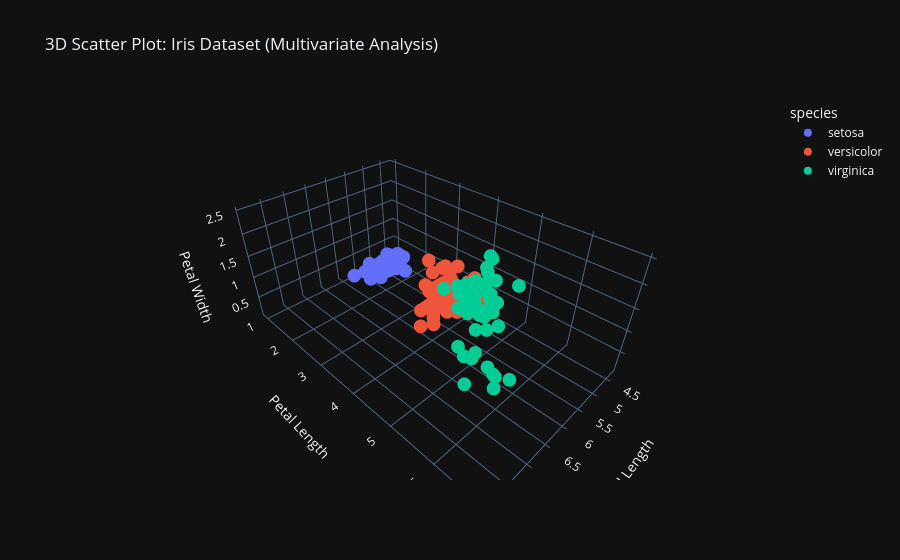

Notebook cell for this chart:
### Code cell
# Scatter plot 3D

fig = px.scatter_3d(
    iris,
    x='sepal_length',
    y='petal_length',
    z='petal_width',
    color='species',
    title="3D Scatter Plot: Iris Dataset (Multivariate Analysis)",
    labels={
        'sepal_length': 'Sepal Length',
        'petal_length': 'Petal Length',
        'petal_width': 'Petal Width'
    }
)

fig.show()

### Figure 1 — Plotly figure (JSON) as saved in the notebook; plotly's stock layout.template omitted (floating-point values rounded to 4 significant figures)
{"data": [{"hovertemplate": "species=setosa<br>Sepal Length=%{x}<br>Petal Length=%{y}<br>Petal Width=%{z}<extra></extra>", "legendgroup": "setosa", "marker": {"color": "#636efa", "symbol": "circle"}, "mode": "markers", "name": "setosa", "scene": "scene", "showlegend": true, "x": [5.1, 4.9, 4.7, 4.6, 5.0, 5.4, 4.6, 5.0, 4.4, 4.9, 5.4, 4.8, 4.8, 4.3, 5.8, 5.7, 5.4, 5.1, 5.7, 5.1, 5.4, 5.1, 4.6, 5.1, 4.8, 5.0, 5.0, 5.2, 5.2, 4.7, 4.8, 5.4, 5.2, 5.5, 4.9, 5.0, 5.5, 4.9, 4.4, 5.1, 5.0, 4.5, 4.4, 5.0, 5.1, 4.8, 5.1, 4.6, 5.3, 5.0], "y": [1.4, 1.4, 1.3, 1.5, 1.4, 1.7, 1.4, 1.5, 1.4, 1.5, 1.5, 1.6, 1.4, 1.1, 1.2, 1.5, 1.3, 1.4, 1.7, 1.5, 1.7, 1.5, 1.0, 1.7, 1.9, 1.6, 1.6, 1.5, 1.4, 1.6, 1.6, 1.5, 1.5, 1.4, 1.5, 1.2, 1.3, 1.4, 1.3, 1.5, 1.3, 1.3, 1.3, 1.6, 1.9, 1.4, 1.6, 1.4, 1.5, 1.4], "z": [0.2, 0.2, 0.2, 0.2, 0.2, 0.4, 0.3, 0.2, 0.2, 0.1, 0.2, 0.2, 0.1, 0.1, 0.2, 0.4, 0.4, 0.3, 0.3, 0.3, 0.2, 0.4, 0.2, 0.5, 0.2, 0.2, 0.4, 0.2, 0.2, 0.2, 0.2, 0.4, 0.1, 0.2, 0.2, 0.2, 0.2, 0.1, 0.2, 0.2, 0.3, 0.3, 0.2, 0.6, 0.4, 0.3, 0.2, 0.2, 0.2, 0.2], "type": "scatter3d"}, {"hovertemplate": "species=versicolor<br>Sepal Length=%{x}<br>Petal Length=%{y}<br>Petal Width=%{z}<extra></extra>", "legendgroup": "versicolor", "marker": {"color": "#EF553B", "symbol": "circle"}, "mode": "markers", "name": "versicolor", "scene": "scene", "showlegend": true, "x": [7.0, 6.4, 6.9, 5.5, 6.5, 5.7, 6.3, 4.9, 6.6, 5.2, 5.0, 5.9, 6.0, 6.1, 5.6, 6.7, 5.6, 5.8, 6.2, 5.6, 5.9, 6.1, 6.3, 6.1, 6.4, 6.6, 6.8, 6.7, 6.0, 5.7, 5.5, 5.5, 5.8, 6.0, 5.4, 6.0, 6.7, 6.3, 5.6, 5.5, 5.5, 6.1, 5.8, 5.0, 5.6, 5.7, 5.7, 6.2, 5.1, 5.7], "y": [4.7, 4.5, 4.9, 4.0, 4.6, 4.5, 4.7, 3.3, 4.6, 3.9, 3.5, 4.2, 4.0, 4.7, 3.6, 4.4, 4.5, 4.1, 4.5, 3.9, 4.8, 4.0, 4.9, 4.7, 4.3, 4.4, 4.8, 5.0, 4.5, 3.5, 3.8, 3.7, 3.9, 5.1, 4.5, 4.5, 4.7, 4.4, 4.1, 4.0, 4.4, 4.6, 4.0, 3.3, 4.2, 4.2, 4.2, 4.3, 3.0, 4.1], "z": [1.4, 1.5, 1.5, 1.3, 1.5, 1.3, 1.6, 1.0, 1.3, 1.4, 1.0, 1.5, 1.0, 1.4, 1.3, 1.4, 1.5, 1.0, 1.5, 1.1, 1.8, 1.3, 1.5, 1.2, 1.3, 1.4, 1.4, 1.7, 1.5, 1.0, 1.1, 1.0, 1.2, 1.6, 1.5, 1.6, 1.5, 1.3, 1.3, 1.3, 1.2, 1.4, 1.2, 1.0, 1.3, 1.2, 1.3, 1.3, 1.1, 1.3], "type": "scatter3d"}, {"hovertemplate": "species=virginica<br>Sepal Length=%{x}<br>Petal Length=%{y}<br>Petal Width=%{z}<extra></extra>", "legendgroup": "virginica", "marker": {"color": "#00cc96", "symbol": "circle"}, "mode": "markers", "name": "virginica", "scene": "scene", "showlegend": true, "x": [6.3, 5.8, 7.1, 6.3, 6.5, 7.6, 4.9, 7.3, 6.7, 7.2, 6.5, 6.4, 6.8, 5.7, 5.8, 6.4, 6.5, 7.7, 7.7, 6.0, 6.9, 5.6, 7.7, 6.3, 6.7, 7.2, 6.2, 6.1, 6.4, 7.2, 7.4, 7.9, 6.4, 6.3, 6.1, 7.7, 6.3, 6.4, 6.0, 6.9, 6.7, 6.9, 5.8, 6.8, 6.7, 6.7, 6.3, 6.5, 6.2, 5.9], "y": [6.0, 5.1, 5.9, 5.6, 5.8, 6.6, 4.5, 6.3, 5.8, 6.1, 5.1, 5.3, 5.5, 5.0, 5.1, 5.3, 5.5, 6.7, 6.9, 5.0, 5.7, 4.9, 6.7, 4.9, 5.7, 6.0, 4.8, 4.9, 5.6, 5.8, 6.1, 6.4, 5.6, 5.1, 5.6, 6.1, 5.6, 5.5, 4.8, 5.4, 5.6, 5.1, 5.1, 5.9, 5.7, 5.2, 5.0, 5.2, 5.4, 5.1], "z": [2.5, 1.9, 2.1, 1.8, 2.2, 2.1, 1.7, 1.8, 1.8, 2.5, 2.0, 1.9, 2.1, 2.0, 2.4, 2.3, 1.8, 2.2, 2.3, 1.5, 2.3, 2.0, 2.0, 1.8, 2.1, 1.8, 1.8, 1.8, 2.1, 1.6, 1.9, 2.0, 2.2, 1.5, 1.4, 2.3, 2.4, 1.8, 1.8, 2.1, 2.4, 2.3, 1.9, 2.3, 2.5, 2.3, 1.9, 2.0, 2.3, 1.8], "type": "scatter3d"}], "layout": {"scene": {"domain": {"x": [0.0, 1.0], "y": [0.0, 1.0]}, "xaxis": {"title": {"text": "Sepal Length"}}, "yaxis": {"title": {"text": "Petal Length"}}, "zaxis": {"title": {"text": "Petal Width"}}}, "legend": {"title": {"text": "species"}, "tracegroupgap": 0}, "title": {"text": "3D Scatter Plot: Iris Dataset (Multivariate Analysis)"}}}
